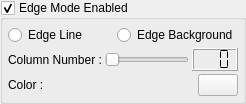
     <widget class="QWidget" name="pEdgeMode">
      <layout class="QVBoxLayout">
       <property name="spacing">
        <number>3</number>
       </property>
       <property name="margin">
        <number>0</number>
       </property>
       <item>
        <widget class="QGroupBox" name="gbEdgeModeEnabled">
         <property name="title">
          <string>Edge Mode Enabled</string>
         </property>
         <property name="checkable">
          <bool>true</bool>
         </property>
         <layout class="QGridLayout" name="gridLayout_16">
          <property name="margin">
           <number>5</number>
          </property>
          <property name="spacing">
           <number>3</number>
          </property>
          <item row="2" column="0" colspan="2">
           <layout class="QHBoxLayout">
            <property name="spacing">
             <number>3</number>
            </property>
            <item>
             <widget class="QLabel" name="lEdgeColor">
              <property name="text">
               <string>Color :</string>
              </property>
             </widget>
            </item>
            <item>
             <widget class="pColorButton" name="tbEdgeColor">
              <property name="sizePolicy">
               <sizepolicy hsizetype="Fixed" vsizetype="Fixed">
                <horstretch>0</horstretch>
                <verstretch>0</verstretch>
               </sizepolicy>
              </property>
             </widget>
            </item>
           </layout>
          </item>
          <item row="1" column="0" colspan="2">
           <layout class="QHBoxLayout">
            <property name="spacing">
             <number>3</number>
            </property>
            <item>
             <widget class="QLabel" name="lEdgeColumnNumber">
              <property name="text">
               <string>Column Number :</string>
              </property>
             </widget>
            </item>
            <item>
             <widget class="QSlider" name="sEdgeColumnNumber">
              <property name="sizePolicy">
               <sizepolicy hsizetype="Expanding" vsizetype="Fixed">
                <horstretch>0</horstretch>
                <verstretch>0</verstretch>
               </sizepolicy>
              </property>
              <property name="maximum">
               <number>160</number>
              </property>
              <property name="orientation">
               <enum>Qt::Horizontal</enum>
              </property>
              <property name="tickInterval">
               <number>10</number>
              </property>
             </widget>
            </item>
            <item>
             <widget class="QLCDNumber" name="lnEdgeColumnNumber">
              <property name="sizePolicy">
               <sizepolicy hsizetype="Fixed" vsizetype="Fixed">
                <horstretch>0</horstretch>
                <verstretch>0</verstretch>
               </sizepolicy>
              </property>
              <property name="digitCount">
               <number>3</number>
              </property>
              <property name="segmentStyle">
               <enum>QLCDNumber::Flat</enum>
              </property>
             </widget>
            </item>
           </layout>
          </item>
          <item row="0" column="0">
           <widget class="QRadioButton" name="rbEdgeLine">
            <property name="text">
             <string>Edge Line</string>
            </property>
           </widget>
          </item>
          <item row="0" column="1">
           <widget class="QRadioButton" name="rbEdgeBackground">
            <property name="text">
             <string>Edge Background</string>
            </property>
           </widget>
          </item>
         </layout>
        </widget>
       </item>
       <item>
        <spacer>
         <property name="orientation">
          <enum>Qt::Vertical</enum>
         </property>
         <property name="sizeHint" stdset="0">
          <size>
           <width>8</width>
           <height>0</height>
          </size>
         </property>
        </spacer>
       </item>
      </layout>
     </widget>
